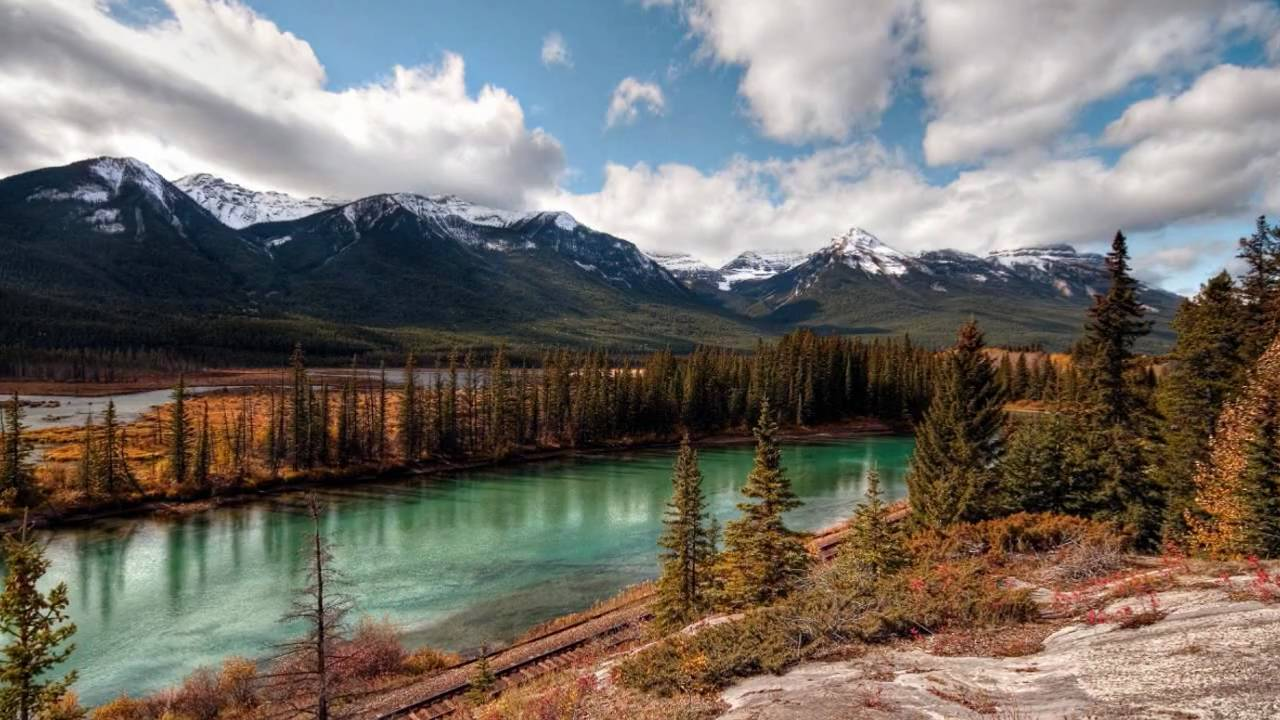
#> input picture img.jpg, 1280 x 720 px
$ python gray.py
#> lines starting #> are read from the running program, lines starting #| are printed output that depends on the picture; after the words box and inside, x2 and y2 are one past the last pixel; in counts of white or black regions, pixels touching at a corner belong together
### read.py
import numpy as np
import cv2
import pytesseract
import solve
pytesseract.pytesseract.tesseract_cmd = 'C:\\Program Files\\Tesseract-OCR\\tesseract.exe'
char_size = 35


def is_full_white(img):
    return np.sum(img)/(char_size*char_size) == 255


# [19 lines left out: functions get_grid, clean, not called in this run]


def show_image(img):
    cv2.imshow("x", img)
    cv2.waitKey(0)
    cv2.destroyAllWindows()


# [51 lines left out: functions which_number, remove_boxes, main, not called in this run]


# [6 lines that do not run on import are left out]

### gray.py
import cv2
from read import show_image
i = cv2.imread("img.jpg")
#> i is the input picture: shape (720, 1280, 3); mean B, G, R 105.4, 111.7, 116.6
show_image(i)
g = cv2.cvtColor(i, cv2.COLOR_BGR2GRAY)
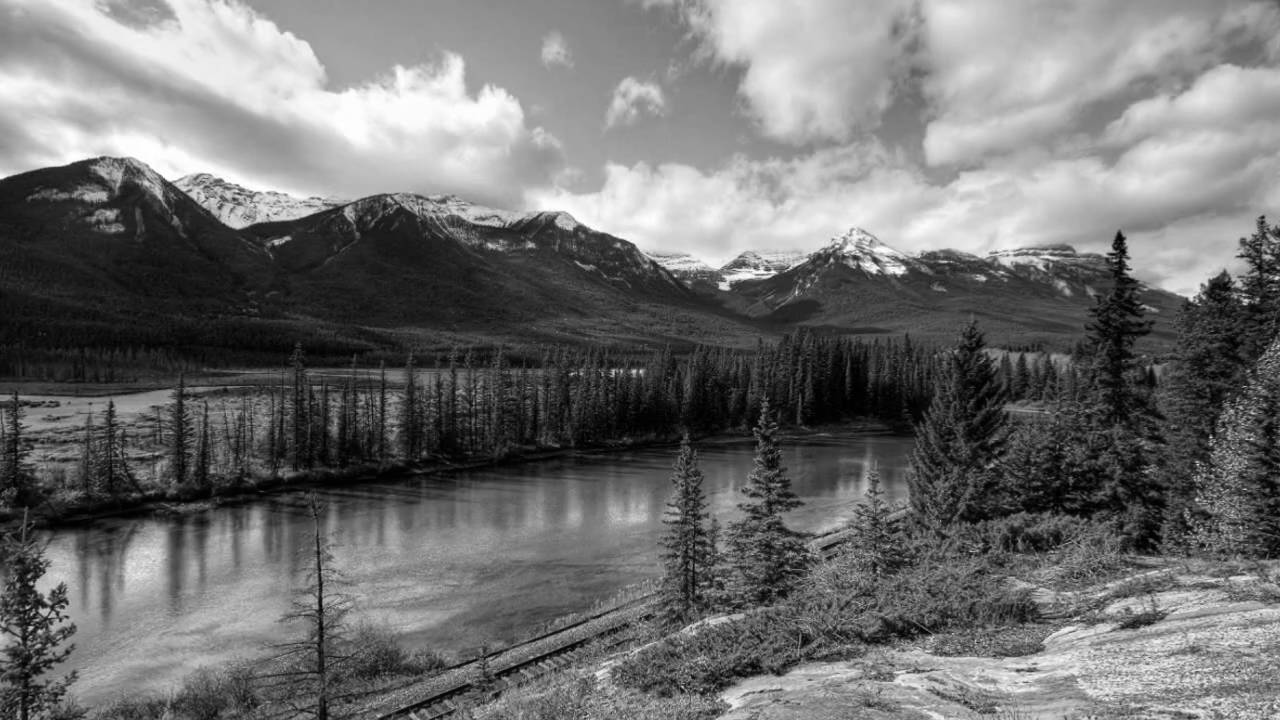
#> g: shape (720, 1280); min 0, max 255, mean 112.5
show_image(g)
t = cv2.threshold(g, 0, 255, cv2.THRESH_BINARY_INV+cv2.THRESH_OTSU)[1]
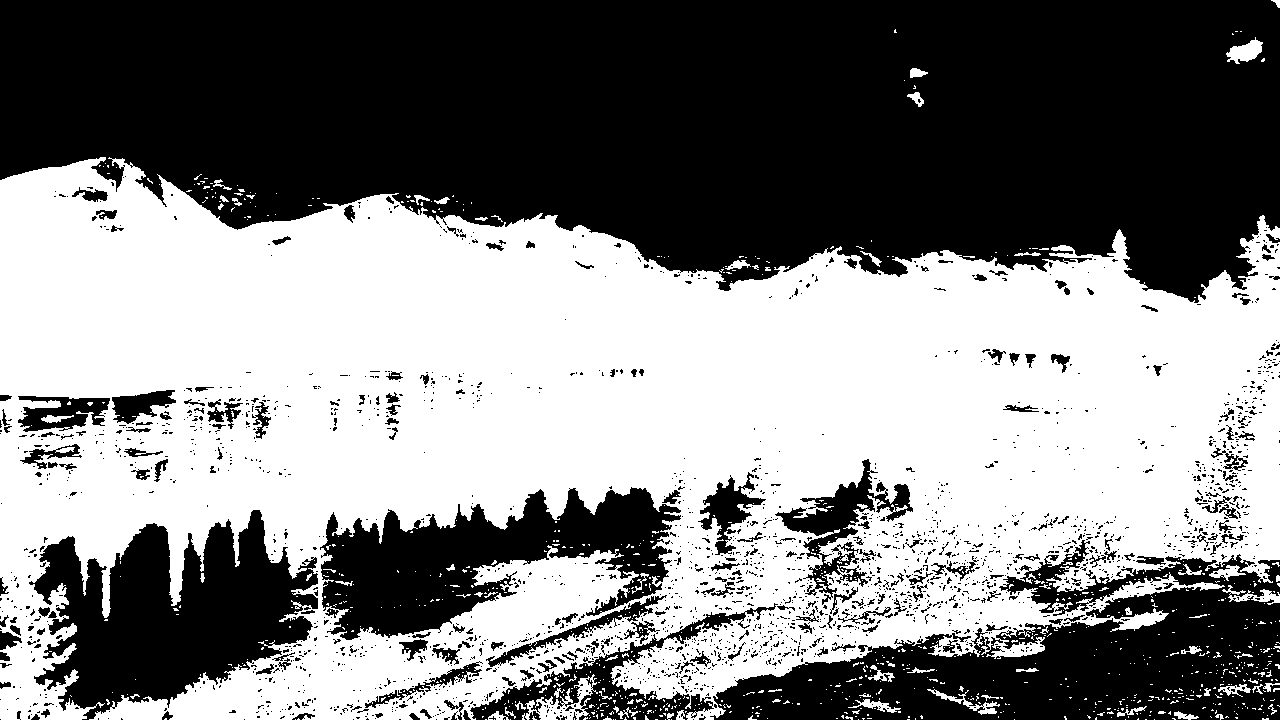
#> t: shape (720, 1280); 51% white; 2250 black regions (2027 under 20 px), largest, box (x1, y1, x2, y2) and area: (0, 0, 1280, 303) 299733, (710, 540, 1280, 720) 49945, (29, 510, 318, 720) 33957
show_image(t)

$ run again, with sudoku5.jpg copied over img.jpg
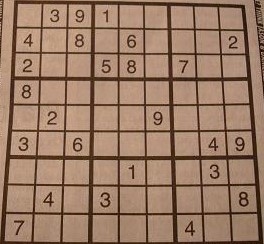
#> input picture sudoku5.jpg, 264 x 244 px
#> i is the input picture: shape (244, 264, 3); mean B, G, R 101.1, 122.8, 154.7
#> `g = cv2.cvtColor(i, cv2.COLOR_BGR2GRAY)`:
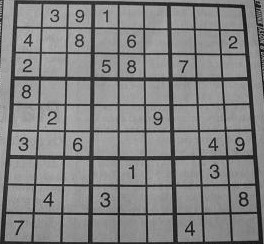
#> g: shape (244, 264); min 6, max 195, mean 129.9
#> `t = cv2.threshold(g, 0, 255, cv2.THRESH_BINARY_INV+cv2.THRESH_OTSU)[1]`:
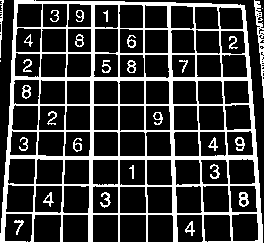
#> t: shape (244, 264); 22.6% white; 31 white regions (3 under 20 px), largest, box (x1, y1, x2, y2) and area: (0, 0, 264, 244) 12750, (254, 0, 264, 98) 328, (239, 192, 249, 207) 92
